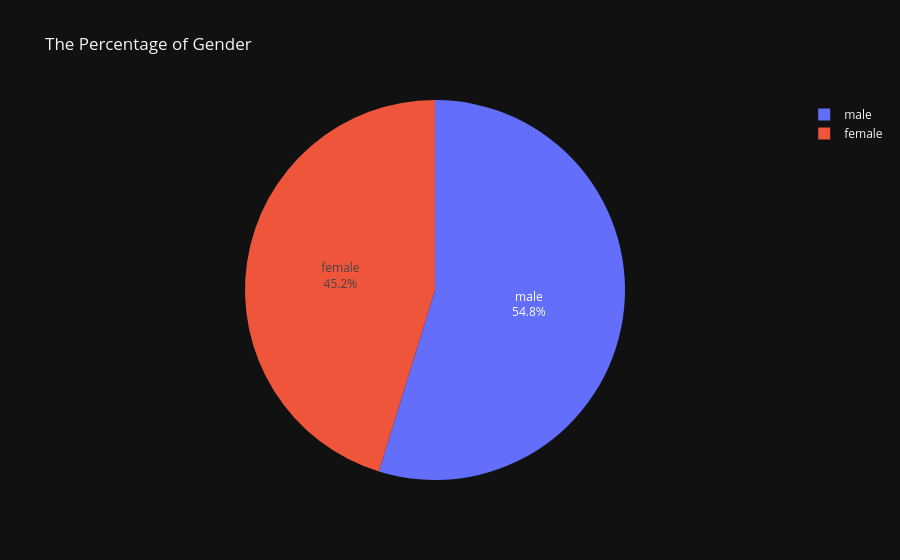

Notebook cell for this chart:
### Markdown cell above
## What is the gender of those whose loan application is accepted more ?

### Code cell
fig = px.pie(values = df_cleaned['person_gender'].value_counts(),
             names = ['male','female'],
             template = 'plotly_dark',
             title = 'The Percentage of Gender'
             ).update_traces(textinfo='label+percent')
fig.show()

### Figure 1 — Plotly figure (JSON) as saved in the notebook; plotly's stock layout.template omitted (floating-point values rounded to 4 significant figures)
{"data": [{"domain": {"x": [0, 1], "y": [0, 1]}, "hovertemplate": "label=%{label}<br>value=%{value}<extra></extra>", "labels": ["male", "female"], "legendgroup": "", "name": "", "showlegend": true, "textinfo": "label+percent", "type": "pie", "values": [19514, 16116]}], "layout": {"legend": {"tracegroupgap": 0}, "title": {"text": "The Percentage of Gender"}}}
